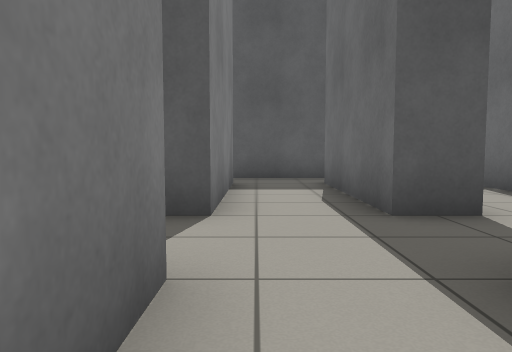
[1] (above)

23 first-person views from a walk through a Gazebo world. The camera is 0.72 m above the floor, tilts 4° down and sees 70° across. The floor is counted in squares, 1 m on a side. Each view is taken from the middle of a square. On the plan, view 1 faces up. The plan holds only what a view shows up to about 11 squares ahead; the rest is blank. Robots are left out.

[2]
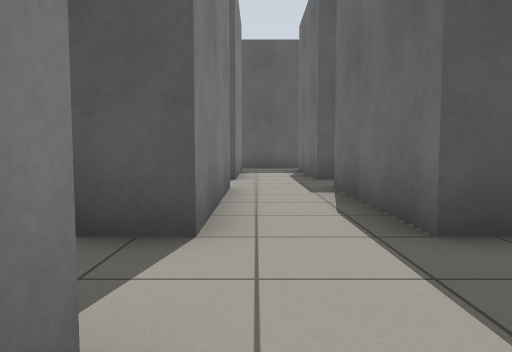

[3]
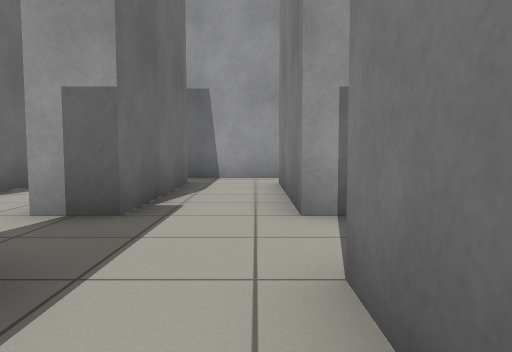

[4]
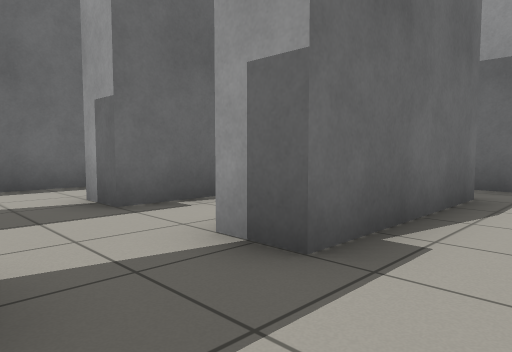

[5]
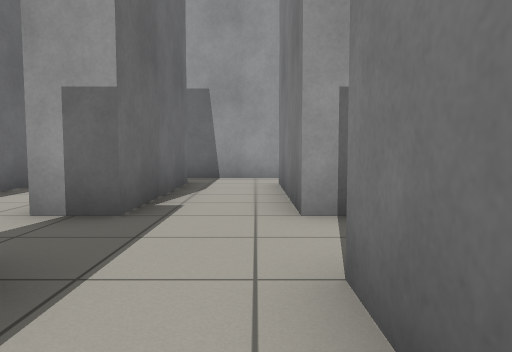

[6]
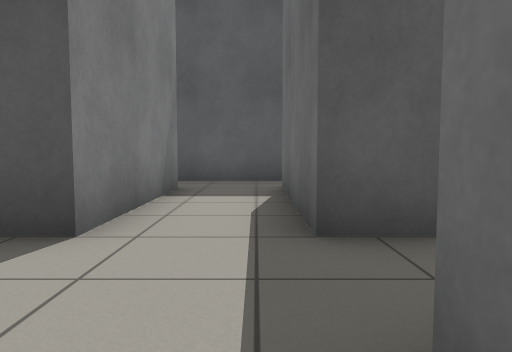

[7]
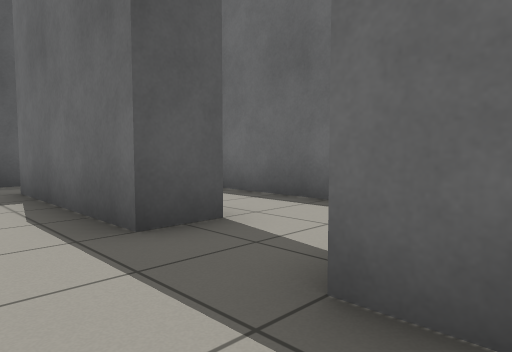

[8]
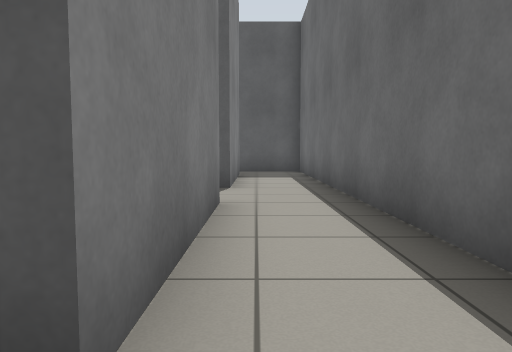

[9]
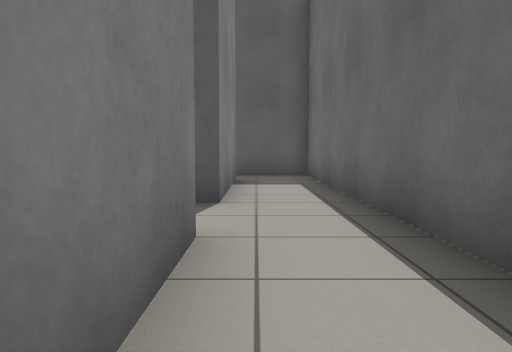

[10]
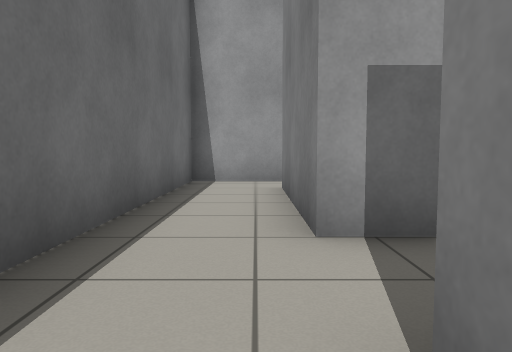

[11]
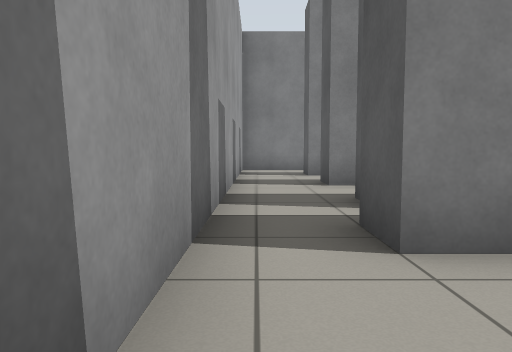

[12]
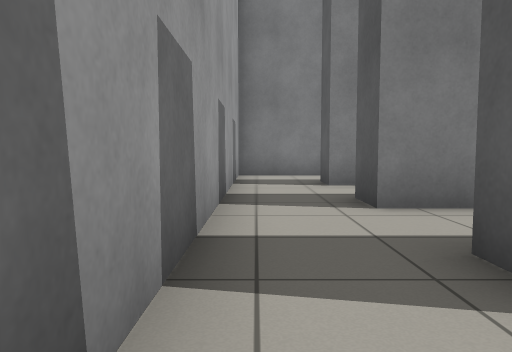

[13]
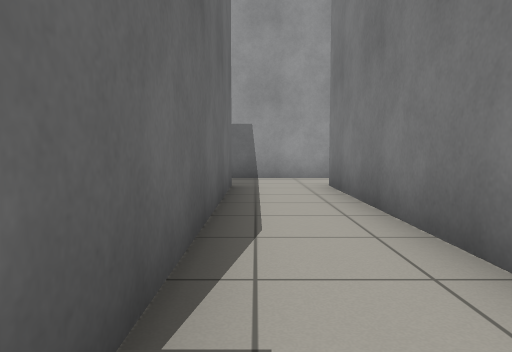

[14]
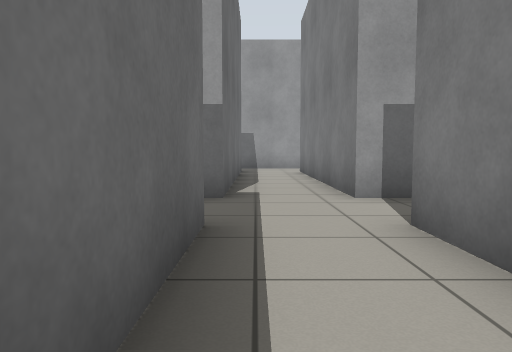

[15]
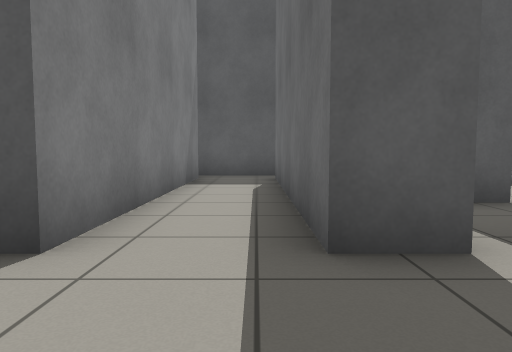

[16]
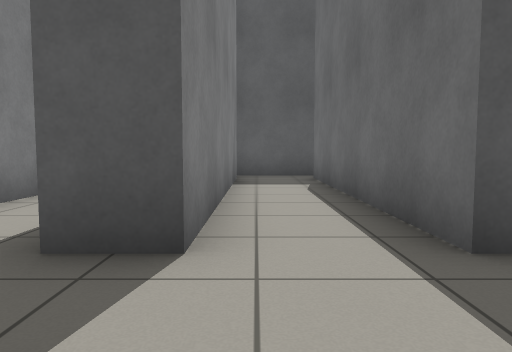

[17]
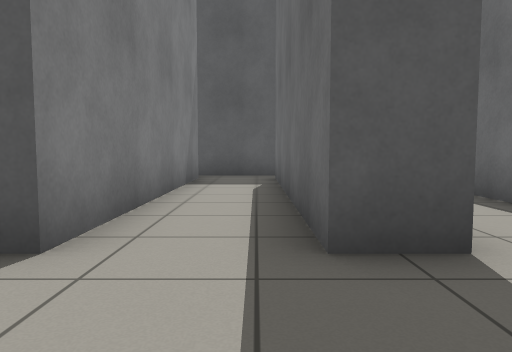

[18]
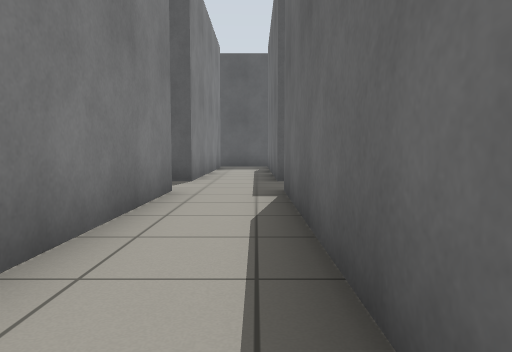

[19]
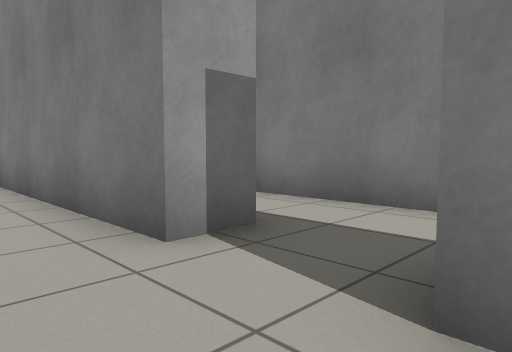

[20]
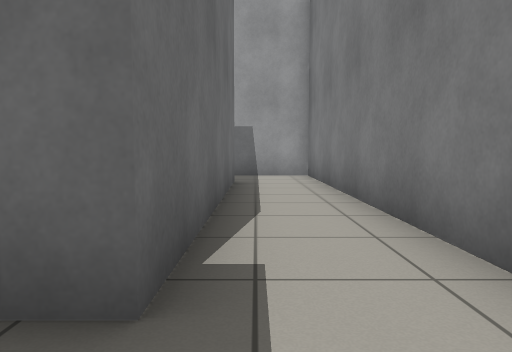

[21]
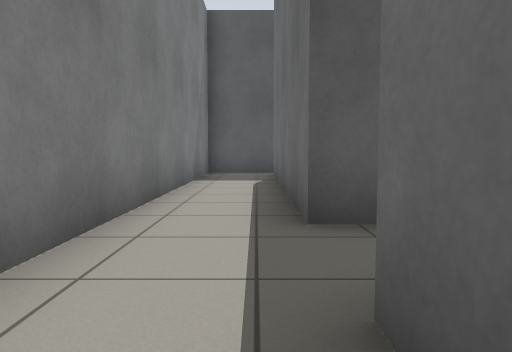

[22]
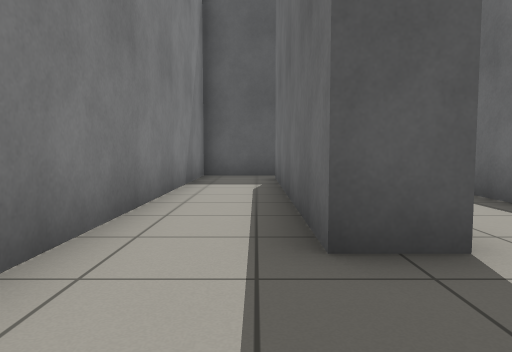

[23]
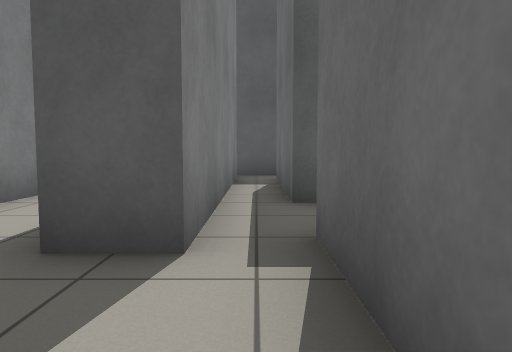

### Floor plan
Ten units are one square. View 1 is at (0, 0); x grows to the right and y downward. Boxes are objects, and circles mark ways between rooms. Rooms are numbered by the first view taken in them; rooms with no view inside come last. Other rooms are left out.
<svg viewBox="-120 -100 200 200">
<path fill="none" stroke="#000" d="M21 20 15 20 15 -20M-5 -20 -5 20M-5 40 -5 80M25 -40 15 -40 15 -80M-5 -79 -5 -40M15 81 15 40 25 40M-5 95 25 95M25 -95 -5 -95M45 -11 45 -20M25 6 25 20M25 40 25 80M55 -40 45 -40 45 -80M45 80 45 40 55 40M25 -80 25 -40M25 95 55 95M55 -95 25 -95M75 10 75 -95 55 -95M55 -20 55 20M55 40 55 80M55 -80 55 -40M55 95 75 95 75 30M-11 40 -5 40M-5 80 -15 80M-5 20 -15 20M-25 95 -5 95M-55 5 -55 75M-25 -15 -35 -15 -35 -85M-30 75 -35 75 -35 5 -31 5M-55 -85 -55 -15M-55 95 -25 95M-25 -95 -55 -95M-85 5 -85 75M-55 -15 -65 -15 -65 -82M-65 64 -65 5 -55 5M-55 75 -65 75M-85 -85 -85 -15M-85 95 -55 95M-55 -95 -85 -95M-85 -15 -95 -15 -95 -82M-85 75 -95 75 -95 5 -85 5M-85 -95 -115 -95 -115 95 -85 95M-5 -40 -15 -40 -15 -78M-25 -84 -25 -15M-5 -95 -25 -95M-15 4 -15 -20"/>
<circle cx="20" cy="-25" r="3" fill="#2a7"/>
<circle cx="20" cy="-85" r="3" fill="#2a7"/>
<circle cx="20" cy="35" r="3" fill="#2a7"/>
<circle cx="20" cy="90" r="3" fill="#2a7"/>
<circle cx="-10" cy="35" r="3" fill="#2a7"/>
<circle cx="-10" cy="90" r="3" fill="#2a7"/>
<circle cx="-10" cy="-25" r="3" fill="#2a7"/>
<circle cx="50" cy="-25" r="3" fill="#2a7"/>
<circle cx="50" cy="-85" r="3" fill="#2a7"/>
<circle cx="50" cy="35" r="3" fill="#2a7"/>
<circle cx="50" cy="90" r="3" fill="#2a7"/>
<circle cx="-30" cy="85" r="3" fill="#2a7"/>
<circle cx="-20" cy="15" r="3" fill="#2a7"/>
<circle cx="-60" cy="-5" r="3" fill="#2a7"/>
<circle cx="-60" cy="-90" r="3" fill="#2a7"/>
<circle cx="-60" cy="85" r="3" fill="#2a7"/>
<circle cx="-30" cy="-5" r="3" fill="#2a7"/>
<circle cx="-30" cy="-90" r="3" fill="#2a7"/>
<circle cx="-90" cy="-5" r="3" fill="#2a7"/>
<circle cx="-90" cy="-90" r="3" fill="#2a7"/>
<circle cx="-90" cy="85" r="3" fill="#2a7"/>
<text x="10" y="0">1</text>
<text x="40" y="0">2</text>
<text x="60" y="0">3</text>
<text x="-20" y="50">4</text>
<text x="-40" y="0">5</text>
<text x="-70" y="0">6</text>
<text x="-100" y="0">7</text>
<text x="-20" y="-50">8</text>
</svg>
Room 1 opens to room 2. Room 1 opens to room 4. Room 1 opens to room 8. Room 2 opens to room 3. Room 4 opens to room 5. Room 4 opens to room 8. Room 5 opens to room 6. Room 5 opens to room 8. Room 6 opens to room 7.

Where each view was taken, in squares from view 1:
view 1: 0 up, 0 right, facing up
view 2: 5 down, 0 right, facing up
view 3: 0 up, 0 right, facing down
view 4: 2 down, 0 right, facing down-right
view 5: 0 up, 3 right, facing down
view 6: 1 up, 4 right, facing up
view 7: 1 up, 3 right, facing up-right
view 8: 3 down, 6 right, facing up
view 9: 1 down, 6 right, facing up
view 10: 1 down, 6 right, facing down
view 11: 9 down, 2 right, facing left
view 12: 9 down, 1 left, facing left
view 13: 0 up, 4 left, facing down
view 14: 5 up, 4 left, facing down
view 15: 1 down, 4 left, facing up
view 16: 1 down, 5 left, facing up
view 17: 1 down, 7 left, facing up
view 18: 7 down, 7 left, facing up
view 19: 2 up, 7 left, facing down-left
view 20: 1 up, 10 left, facing down
view 21: 2 down, 10 left, facing up
view 22: 1 down, 10 left, facing up
view 23: 1 down, 2 left, facing up
